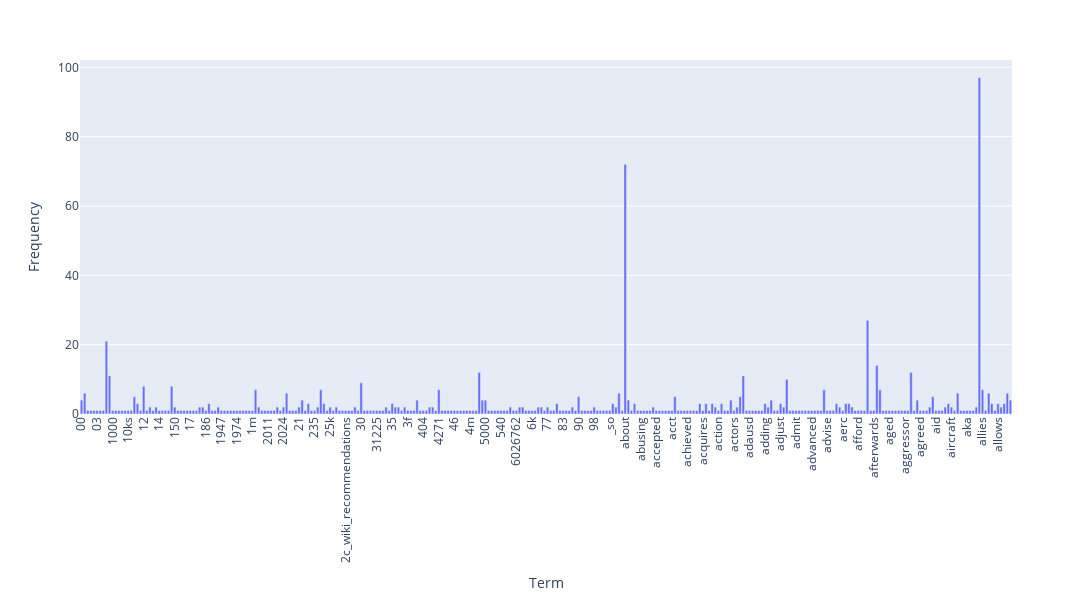

The code cell stored with this chart in its notebook:
### Code cell
import plotly.express as px

# instead of seaborn barplot
fig = px.bar(x=count_vect.get_feature_names_out()[:300],
             y=term_frequencies[:300],
             labels={"x": "Term", "y": "Frequency"})

# rotate labels for readability
fig.update_layout(xaxis_tickangle=-90, height=600, width=1200)
fig.show()

### Figure 1 — Plotly figure (JSON) as saved in the notebook; plotly's stock layout.template omitted (floating-point values rounded to 4 significant figures; data arrays with more than 128 entries replaced by an {"elided": "..."} marker saying what was removed)
{"data": [{"hovertemplate": "Term=%{x}<br>Frequency=%{y}<extra></extra>", "legendgroup": "", "marker": {"color": "#636efa", "pattern": {"shape": ""}}, "name": "", "orientation": "v", "showlegend": false, "textposition": "auto", "type": "bar", "x": {"elided": "300 str values"}, "xaxis": "x", "y": {"elided": "300 int values"}, "yaxis": "y"}], "layout": {"barmode": "relative", "height": 600, "legend": {"tracegroupgap": 0}, "margin": {"t": 60}, "width": 1200, "xaxis": {"anchor": "y", "domain": [0, 1], "tickangle": -90, "title": {"text": "Term"}}, "yaxis": {"anchor": "x", "domain": [0, 1], "title": {"text": "Frequency"}}}}
